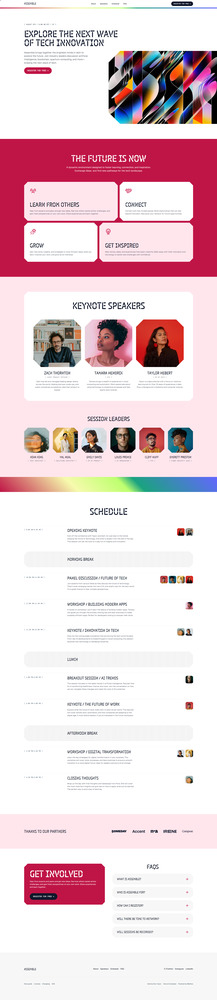
#> input picture images/website_template.png, 217 x 1000 px, shrunk from 1850 x 8523 before the run
$ python local_prototype.py
#> lines starting #> are read from the running program, lines starting #| are printed output that depends on the picture; after the words box and inside, x2 and y2 are one past the last pixel; in counts of white or black regions, pixels touching at a corner belong together
### modules/image_processing.py
# Функции для загрузки, предобработки и выделения контуров
# modules/image_processing.py

import cv2
import numpy as np

def load_image(image_path):
    """Загружает изображение по указанному пути. Выбрасывает ошибку, если изображение не найдено."""
#> called with image_path = 'images/website_template.png'
    image = cv2.imread(image_path)
#> image is the input picture: shape (1000, 217, 3); mean B, G, R 215.4, 209.9, 232.1
    if image is None:
        raise ValueError(f"Не удалось загрузить изображение: {image_path}")
    return image

def convert_color(image):
    """Преобразует изображение из BGR в RGB."""
    return cv2.cvtColor(image, cv2.COLOR_BGR2RGB)

def preprocess_image(image):
    """
    Преобразует изображение в оттенки серого и затем в бинарное (черно-белое) с помощью пороговой обработки.
    """
    gray = cv2.cvtColor(image, cv2.COLOR_BGR2GRAY)
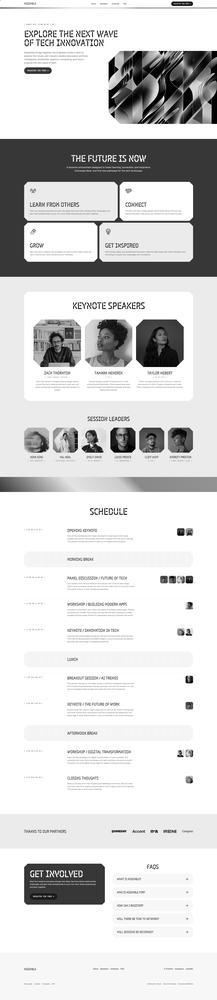
#> gray: shape (1000, 217); min 0, max 255, mean 214.1
    _, binary = cv2.threshold(gray, 128, 255, cv2.THRESH_BINARY)
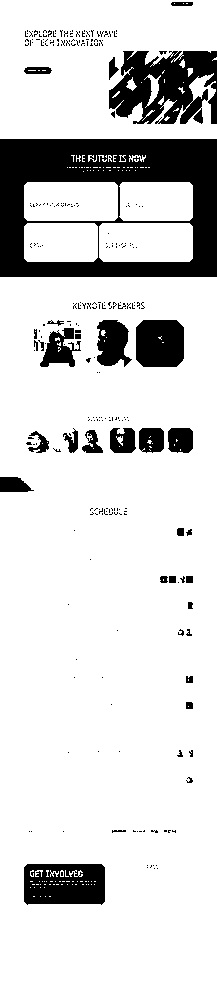
#> binary: shape (1000, 217); 84.5% white; 289 black regions (254 under 20 px)
    return binary

def get_contours(binary):
    """Находит контуры в бинарном изображении."""
    contours, _ = cv2.findContours(binary, cv2.RETR_EXTERNAL, cv2.CHAIN_APPROX_SIMPLE)
#> contours = 69 contours, 57 with area under 20; largest, box (x1, y1, x2, y2) and area: (0, 277, 217, 1000) 155530, (0, 0, 217, 139) 24180, (24, 182, 118, 221) 3516, (99, 223, 193, 262) 3512, (24, 223, 98, 262) 2752
    return contours

def extract_roi(image, contour):
    """
    Извлекает область интереса (ROI) по контуру.
    Возвращает вырезанный регион и кортеж с координатами и размерами (x, y, w, h).
    """
    x, y, w, h = cv2.boundingRect(contour)
    roi = image[y:y+h, x:x+w]
    return roi, (x, y, w, h)

# [36 lines left out: functions get_dominant_color, get_text_color, not called in this run]

### modules/ocr_processing.py
# Функции для распознавания текста
# modules/ocr_processing.py

import pytesseract

# Укажите путь к Tesseract, если это необходимо для вашей системы
pytesseract.pytesseract.tesseract_cmd = r'C:\Program Files\Tesseract-OCR\tesseract.exe'

def extract_text(roi):
    """Распознаёт текст на вырезанной области (ROI) и возвращает его без лишних пробелов."""
    text = pytesseract.image_to_string(roi)
    return text.strip()

### local_prototype.py
# local_prototype.py

import cv2
import numpy as np

# Импорт функций из модулей
from modules import image_processing, ocr_processing, json_handler, html_generator

def process_image(image_path):
    # Загрузка и конвертация изображения
    image = image_processing.load_image(image_path)
    image = image_processing.convert_color(image)

    # Предобработка: преобразование в черно-белое изображение
    binary = image_processing.preprocess_image(image)

    # Поиск контуров
    contours = image_processing.get_contours(binary)

    elements = []
    for i, contour in enumerate(contours):
        roi, (x, y, w, h) = image_processing.extract_roi(image, contour)
        text = ocr_processing.extract_text(roi)

        elements.append({
            "type": "div",
            "id": f"block_{i}",
            "position": {"x": x, "y": y, "width": w, "height": h},
            "styles": {
                "background_color": "#FFFFFF",  # Будет улучшено на следующих шагах
                "border_radius": "0px",
                "padding": "0px"  # Будет вычисляться далее
            },
            "children": [
                {
                    "type": "text",
                    "content": text,
                    "styles": {
                        "font_size": "16px",  # Оценка параметров шрифта будет добавлена позже
                        "font_family": "Arial",
                        "color": "#000000",
                        "text_align": "left"
                    }
                }
            ]
        })
#> this loop made 1 pass
#> (x, y, w, h) on pass 1: (0, 277, 217, 723)
#> pass 1, in extract_roi, `roi = image[y:y+h, x:x+w]`:
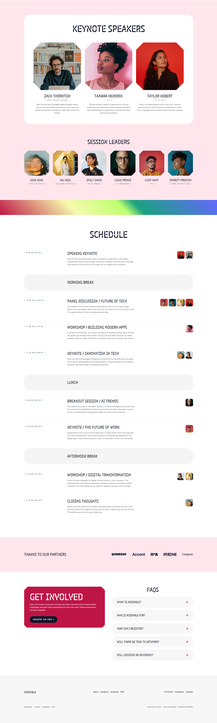
#> roi: shape (723, 217, 3); mean R, G, B 239.4, 229.3, 230.7
#> after the loop, elements = []

    layout = {
        "layout": {
            "width": image.shape[1],
            "height": image.shape[0],
            "background_color": "#FFFFFF",
            "elements": elements
        }
    }
    return layout

if __name__ == '__main__':
    image_path = 'images/website_template.png'  # Замените на нужное изображение
#> (the run stopped early here; a loop or call above may not have finished)
